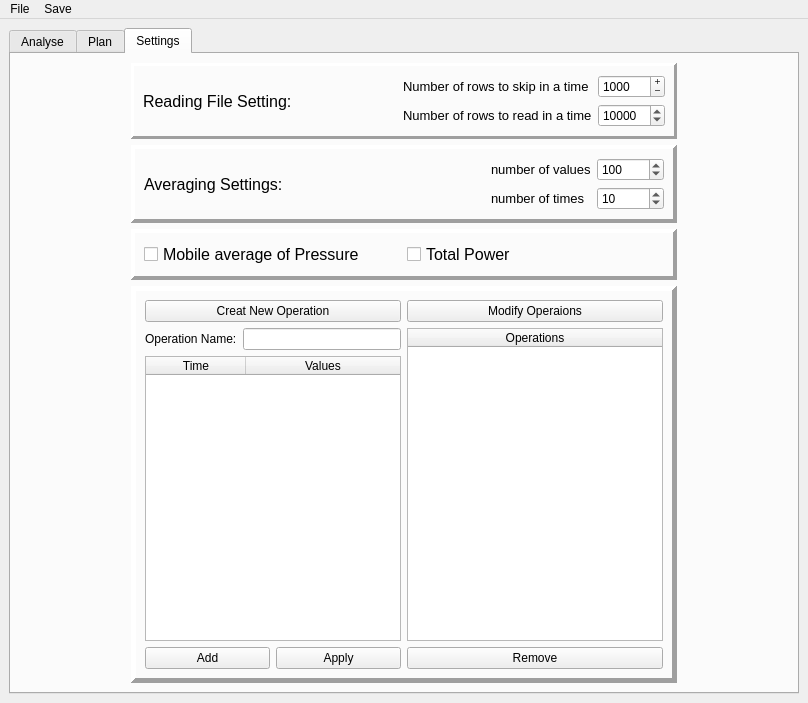
<?xml version="1.0" encoding="UTF-8"?>
<ui version="4.0">
 <class>MainWindow</class>
 <widget class="QMainWindow" name="MainWindow">
  <property name="enabled">
   <bool>true</bool>
  </property>
  <property name="geometry">
   <rect>
    <x>0</x>
    <y>0</y>
    <width>808</width>
    <height>703</height>
   </rect>
  </property>
  <property name="sizePolicy">
   <sizepolicy hsizetype="Preferred" vsizetype="Preferred">
    <horstretch>0</horstretch>
    <verstretch>0</verstretch>
   </sizepolicy>
  </property>
  <property name="acceptDrops">
   <bool>false</bool>
  </property>
  <property name="windowTitle">
   <string>Smart Schedule</string>
  </property>
  <property name="windowIcon">
   <iconset>
    <normaloff>icons/main_icon.png</normaloff>icons/main_icon.png</iconset>
  </property>
  <property name="autoFillBackground">
   <bool>false</bool>
  </property>
  <widget class="QWidget" name="centralwidget">
   <property name="sizePolicy">
    <sizepolicy hsizetype="Preferred" vsizetype="Preferred">
     <horstretch>0</horstretch>
     <verstretch>0</verstretch>
    </sizepolicy>
   </property>
   <property name="minimumSize">
    <size>
     <width>0</width>
     <height>0</height>
    </size>
   </property>
   <layout class="QVBoxLayout" name="verticalLayout">
    <item>
     <widget class="QTabWidget" name="tabWidget">
      <property name="sizePolicy">
       <sizepolicy hsizetype="Preferred" vsizetype="Preferred">
        <horstretch>0</horstretch>
        <verstretch>0</verstretch>
       </sizepolicy>
      </property>
      <property name="layoutDirection">
       <enum>Qt::LeftToRight</enum>
      </property>
      <property name="tabPosition">
       <enum>QTabWidget::North</enum>
      </property>
      <property name="tabShape">
       <enum>QTabWidget::Rounded</enum>
      </property>
      <property name="currentIndex">
       <number>2</number>
      </property>
      <property name="elideMode">
       <enum>Qt::ElideNone</enum>
      </property>
      <property name="usesScrollButtons">
       <bool>false</bool>
      </property>
      <property name="tabsClosable">
       <bool>false</bool>
      </property>
      <property name="movable">
       <bool>false</bool>
      </property>
      <widget class="QWidget" name="analyse">
       <attribute name="icon">
        <iconset>
         <normaloff>icons/search-outline.png</normaloff>icons/search-outline.png</iconset>
       </attribute>
       <attribute name="title">
        <string>Analyse</string>
       </attribute>
       <layout class="QGridLayout" name="gridLayout_2">
        <item row="0" column="5">
         <widget class="QPushButton" name="to_pause">
          <property name="text">
           <string>Pause</string>
          </property>
         </widget>
        </item>
        <item row="1" column="0" colspan="8">
         <layout class="QVBoxLayout" name="plot_holder"/>
        </item>
        <item row="0" column="7">
         <spacer name="horizontalSpacer_8">
          <property name="orientation">
           <enum>Qt::Horizontal</enum>
          </property>
          <property name="sizeHint" stdset="0">
           <size>
            <width>40</width>
            <height>20</height>
           </size>
          </property>
         </spacer>
        </item>
        <item row="0" column="1">
         <spacer name="horizontalSpacer_7">
          <property name="orientation">
           <enum>Qt::Horizontal</enum>
          </property>
          <property name="sizeHint" stdset="0">
           <size>
            <width>40</width>
            <height>20</height>
           </size>
          </property>
         </spacer>
        </item>
        <item row="0" column="6">
         <widget class="QPushButton" name="stop">
          <property name="text">
           <string>Stop Analysing</string>
          </property>
          <property name="icon">
           <iconset>
            <normaloff>icons/close.png</normaloff>icons/close.png</iconset>
          </property>
         </widget>
        </item>
        <item row="0" column="4">
         <widget class="QPushButton" name="to_continue">
          <property name="text">
           <string>Continue</string>
          </property>
         </widget>
        </item>
        <item row="0" column="3">
         <widget class="QPushButton" name="apply">
          <property name="enabled">
           <bool>true</bool>
          </property>
          <property name="text">
           <string>Apply</string>
          </property>
          <property name="icon">
           <iconset>
            <normaloff>icons/checkmark.png</normaloff>icons/checkmark.png</iconset>
          </property>
         </widget>
        </item>
        <item row="0" column="2">
         <widget class="QPushButton" name="file">
          <property name="text">
           <string>Choose File</string>
          </property>
          <property name="icon">
           <iconset>
            <normaloff>icons/file.png</normaloff>icons/file.png</iconset>
          </property>
         </widget>
        </item>
       </layout>
      </widget>
      <widget class="QWidget" name="plan">
       <attribute name="icon">
        <iconset>
         <selectedon>icons/plan.png</selectedon>
        </iconset>
       </attribute>
       <attribute name="title">
        <string>Plan</string>
       </attribute>
       <layout class="QGridLayout" name="gridLayout_4">
        <item row="0" column="0">
         <layout class="QVBoxLayout" name="verticalLayout_7">
          <item>
           <layout class="QHBoxLayout" name="horizontalLayout_9">
            <item>
             <layout class="QVBoxLayout" name="verticalLayout_8">
              <item>
               <widget class="QPushButton" name="cr_sched">
                <property name="text">
                 <string>Create Schedule</string>
                </property>
               </widget>
              </item>
              <item>
               <widget class="QPushButton" name="start_sched">
                <property name="text">
                 <string>Start Scheduling</string>
                </property>
               </widget>
              </item>
             </layout>
            </item>
            <item>
             <layout class="QVBoxLayout" name="verticalLayout_9">
              <item>
               <widget class="QPushButton" name="add_mach">
                <property name="text">
                 <string>Add Machine</string>
                </property>
               </widget>
              </item>
              <item>
               <widget class="QPushButton" name="rm_mach">
                <property name="text">
                 <string>Remove Machine</string>
                </property>
               </widget>
              </item>
             </layout>
            </item>
            <item>
             <layout class="QVBoxLayout" name="verticalLayout_10">
              <item>
               <widget class="QPushButton" name="add_oprt">
                <property name="text">
                 <string>Add Operation</string>
                </property>
               </widget>
              </item>
              <item>
               <widget class="QPushButton" name="rm_oprt">
                <property name="text">
                 <string>Remove Operation</string>
                </property>
               </widget>
              </item>
             </layout>
            </item>
            <item>
             <layout class="QVBoxLayout" name="verticalLayout_11">
              <item>
               <layout class="QHBoxLayout" name="horizontalLayout_4">
                <item>
                 <widget class="QLabel" name="label_6">
                  <property name="text">
                   <string>Number of machine types:</string>
                  </property>
                 </widget>
                </item>
                <item>
                 <widget class="QSpinBox" name="num_mach_type">
                  <property name="minimum">
                   <number>1</number>
                  </property>
                  <property name="maximum">
                   <number>999999999</number>
                  </property>
                 </widget>
                </item>
               </layout>
              </item>
              <item>
               <layout class="QHBoxLayout" name="horizontalLayout_5">
                <item>
                 <widget class="QLabel" name="label_7">
                  <property name="text">
                   <string>Maximum Power</string>
                  </property>
                 </widget>
                </item>
                <item>
                 <widget class="QSpinBox" name="max_pow">
                  <property name="minimum">
                   <number>0</number>
                  </property>
                  <property name="maximum">
                   <number>999999999</number>
                  </property>
                  <property name="singleStep">
                   <number>1000</number>
                  </property>
                  <property name="value">
                   <number>10000</number>
                  </property>
                  <property name="displayIntegerBase">
                   <number>10</number>
                  </property>
                 </widget>
                </item>
               </layout>
              </item>
             </layout>
            </item>
           </layout>
          </item>
          <item>
           <widget class="QTableWidget" name="tab_plan">
            <row>
             <property name="text">
              <string/>
             </property>
            </row>
            <column>
             <property name="text">
              <string>Machine 1</string>
             </property>
            </column>
           </widget>
          </item>
         </layout>
        </item>
       </layout>
      </widget>
      <widget class="QWidget" name="settings">
       <attribute name="icon">
        <iconset>
         <selectedon>icons/settings-2-outline.png</selectedon>
        </iconset>
       </attribute>
       <attribute name="title">
        <string>Settings</string>
       </attribute>
       <layout class="QGridLayout" name="gridLayout">
        <item row="4" column="1">
         <widget class="QFrame" name="frame_3">
          <property name="font">
           <font>
            <pointsize>12</pointsize>
           </font>
          </property>
          <property name="frameShape">
           <enum>QFrame::Panel</enum>
          </property>
          <property name="frameShadow">
           <enum>QFrame::Raised</enum>
          </property>
          <property name="lineWidth">
           <number>4</number>
          </property>
          <layout class="QVBoxLayout" name="verticalLayout_5">
           <item>
            <layout class="QHBoxLayout" name="horizontalLayout_3">
             <item>
              <widget class="QCheckBox" name="Mob_pressure">
               <property name="text">
                <string>Mobile average of Pressure</string>
               </property>
              </widget>
             </item>
             <item>
              <widget class="QCheckBox" name="tot_pow">
               <property name="text">
                <string>Total Power</string>
               </property>
              </widget>
             </item>
            </layout>
           </item>
          </layout>
         </widget>
        </item>
        <item row="1" column="0">
         <spacer name="horizontalSpacer_5">
          <property name="orientation">
           <enum>Qt::Horizontal</enum>
          </property>
          <property name="sizeHint" stdset="0">
           <size>
            <width>40</width>
            <height>20</height>
           </size>
          </property>
         </spacer>
        </item>
        <item row="5" column="1">
         <widget class="QFrame" name="frame_4">
          <property name="frameShape">
           <enum>QFrame::Panel</enum>
          </property>
          <property name="frameShadow">
           <enum>QFrame::Raised</enum>
          </property>
          <property name="lineWidth">
           <number>5</number>
          </property>
          <layout class="QVBoxLayout" name="verticalLayout_4">
           <item>
            <layout class="QGridLayout" name="gridLayout_3">
             <item row="1" column="2">
              <widget class="QTableWidget" name="opts">
               <property name="editTriggers">
                <set>QAbstractItemView::NoEditTriggers</set>
               </property>
               <property name="selectionMode">
                <enum>QAbstractItemView::SingleSelection</enum>
               </property>
               <attribute name="horizontalHeaderStretchLastSection">
                <bool>true</bool>
               </attribute>
               <column>
                <property name="text">
                 <string>Operations</string>
                </property>
               </column>
              </widget>
             </item>
             <item row="3" column="1">
              <layout class="QHBoxLayout" name="horizontalLayout_6">
               <item>
                <widget class="QPushButton" name="new_line">
                 <property name="text">
                  <string>Add</string>
                 </property>
                </widget>
               </item>
               <item>
                <widget class="QPushButton" name="apply_new_opt">
                 <property name="text">
                  <string>Apply</string>
                 </property>
                </widget>
               </item>
              </layout>
             </item>
             <item row="3" column="2">
              <widget class="QPushButton" name="remove_opt">
               <property name="text">
                <string>Remove</string>
               </property>
              </widget>
             </item>
             <item row="0" column="1">
              <widget class="QPushButton" name="crt_new_opt">
               <property name="text">
                <string>Creat New Operation</string>
               </property>
              </widget>
             </item>
             <item row="0" column="2">
              <widget class="QPushButton" name="mod_opt">
               <property name="text">
                <string>Modify Operaions</string>
               </property>
              </widget>
             </item>
             <item row="1" column="1">
              <layout class="QVBoxLayout" name="verticalLayout_6">
               <item>
                <layout class="QHBoxLayout" name="horizontalLayout_8">
                 <item>
                  <widget class="QLabel" name="label_5">
                   <property name="text">
                    <string>Operation Name:</string>
                   </property>
                  </widget>
                 </item>
                 <item>
                  <widget class="QLineEdit" name="opt_name"/>
                 </item>
                </layout>
               </item>
               <item>
                <widget class="QTableWidget" name="add_opt">
                 <property name="selectionMode">
                  <enum>QAbstractItemView::SingleSelection</enum>
                 </property>
                 <attribute name="horizontalHeaderStretchLastSection">
                  <bool>true</bool>
                 </attribute>
                 <column>
                  <property name="text">
                   <string>Time</string>
                  </property>
                 </column>
                 <column>
                  <property name="text">
                   <string>Values</string>
                  </property>
                 </column>
                </widget>
               </item>
              </layout>
             </item>
            </layout>
           </item>
          </layout>
         </widget>
        </item>
        <item row="0" column="2">
         <spacer name="horizontalSpacer_2">
          <property name="orientation">
           <enum>Qt::Horizontal</enum>
          </property>
          <property name="sizeHint" stdset="0">
           <size>
            <width>40</width>
            <height>20</height>
           </size>
          </property>
         </spacer>
        </item>
        <item row="1" column="2">
         <spacer name="horizontalSpacer_6">
          <property name="orientation">
           <enum>Qt::Horizontal</enum>
          </property>
          <property name="sizeHint" stdset="0">
           <size>
            <width>40</width>
            <height>20</height>
           </size>
          </property>
         </spacer>
        </item>
        <item row="0" column="0">
         <spacer name="horizontalSpacer">
          <property name="orientation">
           <enum>Qt::Horizontal</enum>
          </property>
          <property name="sizeHint" stdset="0">
           <size>
            <width>40</width>
            <height>20</height>
           </size>
          </property>
         </spacer>
        </item>
        <item row="1" column="1">
         <widget class="QFrame" name="frame_2">
          <property name="frameShape">
           <enum>QFrame::Panel</enum>
          </property>
          <property name="frameShadow">
           <enum>QFrame::Raised</enum>
          </property>
          <property name="lineWidth">
           <number>4</number>
          </property>
          <layout class="QVBoxLayout" name="verticalLayout_3">
           <item>
            <layout class="QHBoxLayout" name="horizontalLayout_2">
             <item>
              <widget class="QLabel" name="label_2">
               <property name="font">
                <font>
                 <pointsize>12</pointsize>
                </font>
               </property>
               <property name="text">
                <string>Averaging Settings:</string>
               </property>
              </widget>
             </item>
             <item>
              <spacer name="horizontalSpacer_4">
               <property name="orientation">
                <enum>Qt::Horizontal</enum>
               </property>
               <property name="sizeHint" stdset="0">
                <size>
                 <width>40</width>
                 <height>20</height>
                </size>
               </property>
              </spacer>
             </item>
             <item>
              <layout class="QFormLayout" name="formLayout_2">
               <item row="0" column="0">
                <widget class="QLabel" name="label_3">
                 <property name="font">
                  <font>
                   <pointsize>10</pointsize>
                  </font>
                 </property>
                 <property name="text">
                  <string>number of values</string>
                 </property>
                </widget>
               </item>
               <item row="0" column="1">
                <widget class="QSpinBox" name="num_vals">
                 <property name="minimum">
                  <number>1</number>
                 </property>
                 <property name="maximum">
                  <number>999999999</number>
                 </property>
                 <property name="value">
                  <number>100</number>
                 </property>
                </widget>
               </item>
               <item row="1" column="0">
                <widget class="QLabel" name="label_4">
                 <property name="font">
                  <font>
                   <pointsize>10</pointsize>
                  </font>
                 </property>
                 <property name="text">
                  <string>number of times</string>
                 </property>
                </widget>
               </item>
               <item row="1" column="1">
                <widget class="QSpinBox" name="num_times">
                 <property name="minimum">
                  <number>1</number>
                 </property>
                 <property name="maximum">
                  <number>999999999</number>
                 </property>
                 <property name="value">
                  <number>10</number>
                 </property>
                </widget>
               </item>
              </layout>
             </item>
            </layout>
           </item>
          </layout>
         </widget>
        </item>
        <item row="0" column="1">
         <widget class="QFrame" name="frame">
          <property name="frameShape">
           <enum>QFrame::Panel</enum>
          </property>
          <property name="frameShadow">
           <enum>QFrame::Raised</enum>
          </property>
          <property name="lineWidth">
           <number>3</number>
          </property>
          <layout class="QVBoxLayout" name="verticalLayout_2">
           <item>
            <layout class="QHBoxLayout" name="horizontalLayout">
             <item>
              <widget class="QLabel" name="label">
               <property name="font">
                <font>
                 <pointsize>12</pointsize>
                </font>
               </property>
               <property name="text">
                <string>Reading File Setting:</string>
               </property>
               <property name="margin">
                <number>3</number>
               </property>
              </widget>
             </item>
             <item>
              <spacer name="horizontalSpacer_3">
               <property name="orientation">
                <enum>Qt::Horizontal</enum>
               </property>
               <property name="sizeHint" stdset="0">
                <size>
                 <width>40</width>
                 <height>20</height>
                </size>
               </property>
              </spacer>
             </item>
             <item>
              <layout class="QFormLayout" name="formLayout">
               <property name="formAlignment">
                <set>Qt::AlignLeading|Qt::AlignLeft|Qt::AlignVCenter</set>
               </property>
               <item row="0" column="1">
                <widget class="QSpinBox" name="skip_row_box">
                 <property name="frame">
                  <bool>true</bool>
                 </property>
                 <property name="buttonSymbols">
                  <enum>QAbstractSpinBox::PlusMinus</enum>
                 </property>
                 <property name="minimum">
                  <number>1</number>
                 </property>
                 <property name="maximum">
                  <number>999999999</number>
                 </property>
                 <property name="singleStep">
                  <number>100</number>
                 </property>
                 <property name="value">
                  <number>1000</number>
                 </property>
                 <property name="displayIntegerBase">
                  <number>10</number>
                 </property>
                </widget>
               </item>
               <item row="1" column="0">
                <widget class="QLabel" name="rows">
                 <property name="font">
                  <font>
                   <pointsize>10</pointsize>
                  </font>
                 </property>
                 <property name="text">
                  <string>Number of rows to read in a time</string>
                 </property>
                </widget>
               </item>
               <item row="1" column="1">
                <widget class="QSpinBox" name="rows_box">
                 <property name="minimum">
                  <number>10</number>
                 </property>
                 <property name="maximum">
                  <number>999999999</number>
                 </property>
                 <property name="singleStep">
                  <number>10</number>
                 </property>
                 <property name="value">
                  <number>10000</number>
                 </property>
                </widget>
               </item>
               <item row="0" column="0">
                <widget class="QLabel" name="skip_row">
                 <property name="font">
                  <font>
                   <pointsize>10</pointsize>
                  </font>
                 </property>
                 <property name="text">
                  <string>Number of rows to skip in a time</string>
                 </property>
                </widget>
               </item>
              </layout>
             </item>
            </layout>
           </item>
          </layout>
         </widget>
        </item>
        <item row="5" column="0">
         <spacer name="verticalSpacer">
          <property name="orientation">
           <enum>Qt::Vertical</enum>
          </property>
          <property name="sizeHint" stdset="0">
           <size>
            <width>20</width>
            <height>40</height>
           </size>
          </property>
         </spacer>
        </item>
       </layout>
      </widget>
     </widget>
    </item>
   </layout>
  </widget>
  <widget class="QMenuBar" name="menubar">
   <property name="geometry">
    <rect>
     <x>0</x>
     <y>0</y>
     <width>808</width>
     <height>21</height>
    </rect>
   </property>
   <widget class="QMenu" name="menuFile">
    <property name="title">
     <string>Save</string>
    </property>
    <addaction name="actionSave_Table"/>
    <addaction name="actionSave_points"/>
    <addaction name="separator"/>
    <addaction name="actionSchedule"/>
   </widget>
   <widget class="QMenu" name="menuFile_2">
    <property name="title">
     <string>File</string>
    </property>
    <addaction name="actionNew_File"/>
   </widget>
   <addaction name="menuFile_2"/>
   <addaction name="menuFile"/>
  </widget>
  <action name="actionSave_graphe">
   <property name="icon">
    <iconset>
     <normaloff>icons/curve.png</normaloff>icons/curve.png</iconset>
   </property>
   <property name="text">
    <string>Save graphe</string>
   </property>
  </action>
  <action name="actionSave_Table">
   <property name="icon">
    <iconset>
     <normaloff>icons/blue-document-table.png</normaloff>icons/blue-document-table.png</iconset>
   </property>
   <property name="text">
    <string>Operations characteristics</string>
   </property>
  </action>
  <action name="actionNew_File">
   <property name="icon">
    <iconset>
     <normaloff>icons/file.png</normaloff>icons/file.png</iconset>
   </property>
   <property name="text">
    <string>New File</string>
   </property>
  </action>
  <action name="actionSave_points">
   <property name="icon">
    <iconset>
     <normaloff>icons/blue-document-table.png</normaloff>icons/blue-document-table.png</iconset>
   </property>
   <property name="text">
    <string>Operations points</string>
   </property>
  </action>
  <action name="actionSchedule">
   <property name="icon">
    <iconset>
     <normaloff>icons/blue-document-table.png</normaloff>icons/blue-document-table.png</iconset>
   </property>
   <property name="text">
    <string>Schedule</string>
   </property>
  </action>
 </widget>
 <resources/>
 <connections/>
</ui>
